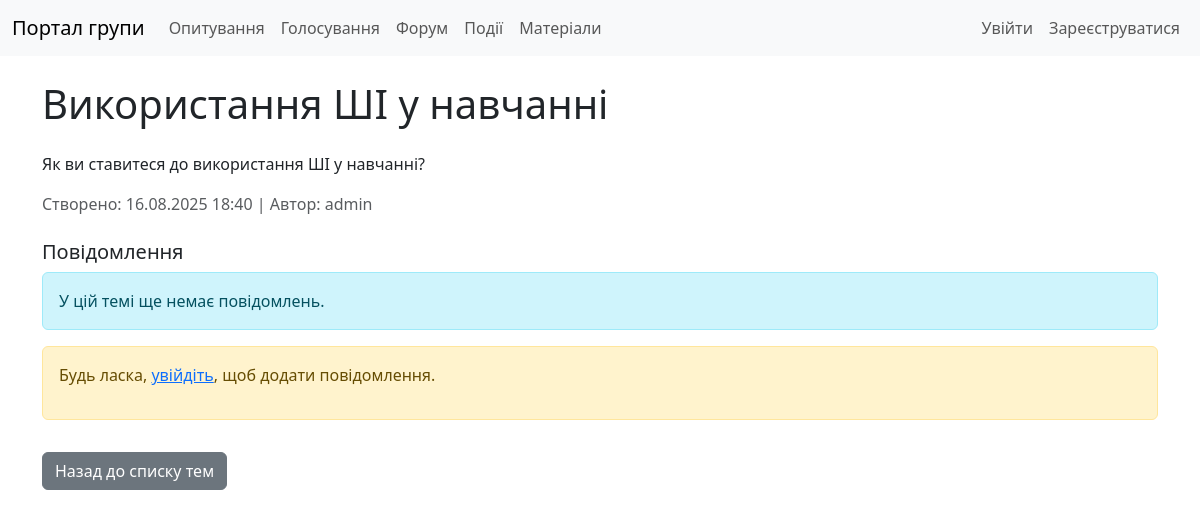
Page /forum/3/ on the earlier database version.
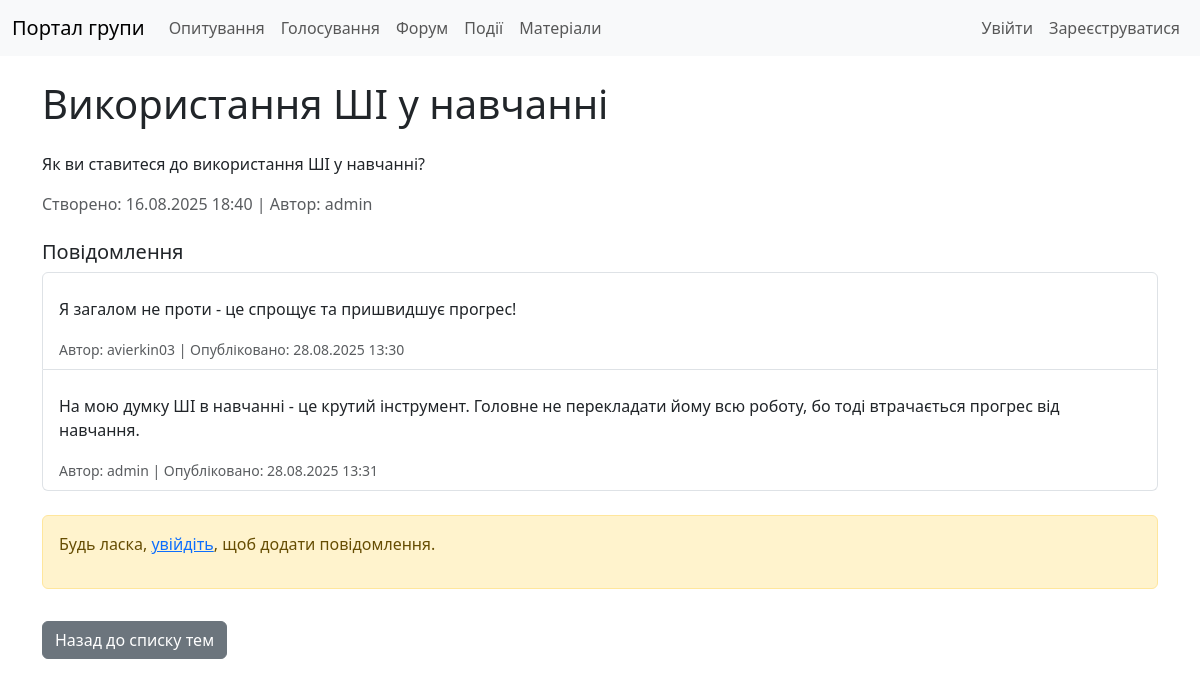
Same page on the later database version.
### forum/models.py (models this page shows)
class Post(models.Model):
    topic = models.ForeignKey(Topic, on_delete=models.CASCADE, related_name='posts')
    content = models.TextField()
    created_by = models.ForeignKey(User, on_delete=models.CASCADE, related_name='posts')
    created_at = models.DateTimeField(auto_now_add=True)
    def __str__(self):
        return f"Post by {self.created_by.username} in {self.topic.title}"
    class Meta:
        verbose_name = 'Post'
        verbose_name_plural = 'Posts'

### forum/views.py (the view)
# urls.py: path('<int:pk>/', views.TopicDetailView.as_view(), name='topic_detail'),
class TopicDetailView(DetailView):
    model = Topic
    template_name = 'forum/topic_detail.html'
    context_object_name = 'topic'
    paginate_by = 10
    def get_context_data(self, **kwargs):
        context = super().get_context_data(**kwargs)
        context['form'] = PostForm()
        context['posts'] = self.object.posts.all()[:self.paginate_by]
        logger.debug(f"Context for TopicDetailView: {context}")
        return context

### forum/models.py (called while the page is built)
    def __str__(self):
        return self.title

### templates/forum/topic_detail.html (shortened to what this page needs)
{% extends 'base.html' %}
{% block content %}
    <h1 class="my-4">{{ topic.title }}</h1>
    {% if topic.description %}
        <p>{{ topic.description|linebreaks }}</p>
    {% endif %}
    <p class="text-muted">
        Створено: {{ topic.created_at|date:"d.m.Y H:i" }} |
        Автор: {{ topic.created_by.username }}
    </p>
    <h5 class="mt-4">Повідомлення</h5>
    {% if topic.posts.exists %}
        <div class="list-group mb-4">
            {% for post in topic.posts.all %}
                <div class="list-group-item">
                    <p>{{ post.content|linebreaks }}</p>
                    <small class="text-muted">
                        Автор: {{ post.created_by.username }} |
                        Опубліковано: {{ post.created_at|date:"d.m.Y H:i" }}
                    </small>
                </div>
            {% endfor %}
        </div>
    {% else %}
        <p class="alert alert-info">У цій темі ще немає повідомлень.</p>
    {% endif %}
    {% if user.is_authenticated %}
        <h5 class="mt-4">Додати повідомлення</h5>
        <form method="post" action="{% url 'forum:post_create' topic.pk %}" class="col-md-8">
            {% csrf_token %}
            {{ form.non_field_errors }}
            <div class="mb-3">
                <label for="{{ form.content.id_for_label }}" class="form-label">Повідомлення</label>
                {{ form.content }}
                {{ form.content.errors }}
            </div>
            <button type="submit" class="btn btn-primary">Опублікувати</button>
        </form>
    {% else %}
        <div class="alert alert-warning">
            <p>Будь ласка, <a href="{% url 'login' %}">увійдіть</a>, щоб додати повідомлення.</p>
        </div>
    {% endif %}
    <a href="{% url 'forum:topic_list' %}" class="btn btn-secondary mt-3">Назад до списку тем</a>
{% endblock %}

Differences in the rows shown:
added Post: content "Я загалом не проти - це спрощує та пришвидшує прогрес!", created_by.username "avierkin03", created_at "28.08.2025 13:30"
added Post: content "На мою думку ШІ в навчанні - це крутий інструмент. Головне не перекладати йому всю роботу, бо тоді втрачається прогрес від навчання.", created_by.username "admin", created_at "28.08.2025 13:31"
Other differences:
text no longer shown: "У цій темі ще немає повідомлень."
